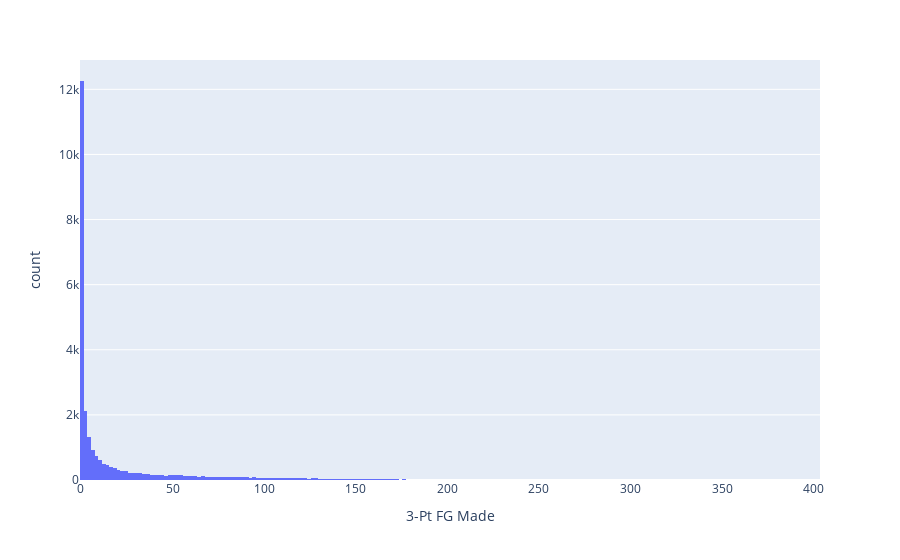

Source (notebook cell):
### Code cell
x = nba_data["3-Pt FG Made"]
fig = px.histogram(nba_data, x)

fig.show()

### Figure 1 — Plotly figure (JSON) as saved in the notebook; plotly's stock layout.template omitted (floating-point values rounded to 4 significant figures; data arrays with more than 128 entries replaced by an {"elided": "..."} marker saying what was removed)
{"data": [{"alignmentgroup": "True", "bingroup": "x", "hovertemplate": "3-Pt FG Made=%{x}<br>count=%{y}<extra></extra>", "legendgroup": "", "marker": {"color": "#636efa", "pattern": {"shape": ""}}, "name": "", "offsetgroup": "", "orientation": "v", "showlegend": false, "type": "histogram", "x": {"elided": "33330 int values"}, "xaxis": "x", "yaxis": "y"}], "layout": {"barmode": "relative", "legend": {"tracegroupgap": 0}, "margin": {"t": 60}, "xaxis": {"anchor": "y", "domain": [0, 1], "title": {"text": "3-Pt FG Made"}}, "yaxis": {"anchor": "x", "domain": [0, 1], "title": {"text": "count"}}}}
